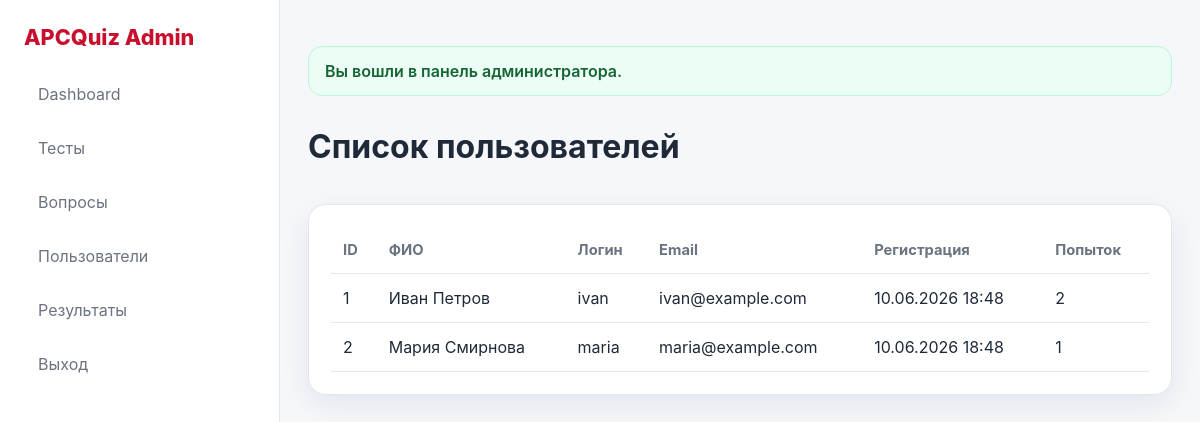
The page /manage_users.php (signed in) on the database its author committed.
### tables this page shows
CREATE TABLE users (
    id INT AUTO_INCREMENT PRIMARY KEY,
    full_name VARCHAR(150) NOT NULL,
    username VARCHAR(50) NOT NULL UNIQUE,
    email VARCHAR(120) NOT NULL UNIQUE,
    password_hash VARCHAR(255) NOT NULL,
    created_at TIMESTAMP DEFAULT CURRENT_TIMESTAMP
);

### functions.php (called while the page is built, shortened)
<?php
function e($value): string
{
    return htmlspecialchars((string)$value, ENT_QUOTES, 'UTF-8');
}

### manage_users.php (the view, shortened to what this page needs)
<?php
require_once __DIR__ . '/../config/db.php';
require_once __DIR__ . '/../includes/functions.php';
$users = $pdo->query("
    SELECT u.*,
           (SELECT COUNT(*) FROM user_results ur WHERE ur.user_id = u.id) AS attempts_count
    FROM users u
    ORDER BY u.created_at DESC
")->fetchAll();
require_once __DIR__ . '/../includes/admin_header.php';
?>
<div class="section-title"><h1>Список пользователей</h1></div>
<div class="table-wrap">
    <table>
        <thead><tr><th>ID</th><th>ФИО</th><th>Логин</th><th>Email</th><th>Регистрация</th><th>Попыток</th></tr></thead>
        <tbody>
        <?php foreach ($users as $user): ?>
            <tr>
                <td><?= (int)$user['id']; ?></td>
                <td><?= e($user['full_name']); ?></td>
                <td><?= e($user['username']); ?></td>
                <td><?= e($user['email']); ?></td>
                <td><?= e(date('d.m.Y H:i', strtotime($user['created_at']))); ?></td>
                <td><?= (int)$user['attempts_count']; ?></td>
            </tr>
        <?php endforeach; ?>
        </tbody>
    </table>
</div>
<?php require_once __DIR__ . '/../includes/admin_footer.php'; ?>

### style.css (style rules this page uses)
:root { --bg: #f8f8f8; --card: #ffffff; --text: #1f2937; --muted: #6b7280; --primary: #c8102e; --primary-dark: #a50d25; --border: #e5e7eb; --success: #16a34a; --danger: #c8102e; --warning: #d97706; --shadow: 0 10px 30px rgba(15, 23, 42, 0.08); --radius: 18px; }
* { box-sizing: border-box; }
html, body { margin: 0; padding: 0; font-family: Inter, "Segoe UI", Arial, sans-serif; background: var(--bg); color: var(--text); }
body { min-height: 100vh; }
.hero-card, .card, .stat-card, .panel, .table-wrap, .auth-card { background: var(--card); border: 1px solid var(--border); border-radius: var(--radius); box-shadow: var(--shadow); }
.card, .panel, .table-wrap { padding: 22px; }
.section-title { display: flex; justify-content: space-between; align-items: center; gap: 12px; margin: 10px 0 16px; }
.table-wrap { overflow: auto; }
table { width: 100%; border-collapse: collapse; }
th, td { padding: 14px 12px; border-bottom: 1px solid var(--border); text-align: left; vertical-align: top; }
th { font-size: 0.92rem; color: var(--muted); }

### rows shown on the page
users: id "1", full_name "Иван Петров", username "ivan", email "ivan@example.com", created_at "10.06.2026 18:48", attempts_count "2"
users: id "2", full_name "Мария Смирнова", username "maria", email "maria@example.com", created_at "10.06.2026 18:48", attempts_count "1"

### other values the page prints
$flash['message'] "Вы вошли в панель администратора."
